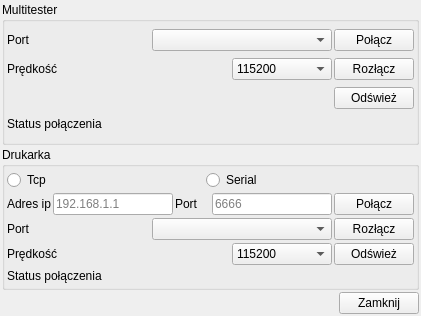
<?xml version="1.0" encoding="UTF-8"?>
<ui version="4.0">
 <class>ConnectionConfiguration</class>
 <widget class="QWidget" name="ConnectionConfiguration">
  <property name="geometry">
   <rect>
    <x>0</x>
    <y>0</y>
    <width>421</width>
    <height>316</height>
   </rect>
  </property>
  <property name="minimumSize">
   <size>
    <width>421</width>
    <height>316</height>
   </size>
  </property>
  <property name="maximumSize">
   <size>
    <width>421</width>
    <height>316</height>
   </size>
  </property>
  <property name="windowTitle">
   <string>Konfiguracja połączeń</string>
  </property>
  <layout class="QGridLayout" name="gridLayout_2">
   <property name="leftMargin">
    <number>2</number>
   </property>
   <property name="topMargin">
    <number>2</number>
   </property>
   <property name="rightMargin">
    <number>2</number>
   </property>
   <property name="bottomMargin">
    <number>2</number>
   </property>
   <property name="spacing">
    <number>2</number>
   </property>
   <item row="2" column="0">
    <spacer name="horizontalSpacerClose">
     <property name="orientation">
      <enum>Qt::Horizontal</enum>
     </property>
     <property name="sizeHint" stdset="0">
      <size>
       <width>332</width>
       <height>20</height>
      </size>
     </property>
    </spacer>
   </item>
   <item row="2" column="1">
    <widget class="QPushButton" name="pushButtonClose">
     <property name="text">
      <string>Zamknij</string>
     </property>
    </widget>
   </item>
   <item row="1" column="0" colspan="2">
    <widget class="QGroupBox" name="groupBoxPrinter">
     <property name="title">
      <string>Drukarka</string>
     </property>
     <layout class="QGridLayout" name="gridLayout_3">
      <property name="leftMargin">
       <number>2</number>
      </property>
      <property name="topMargin">
       <number>2</number>
      </property>
      <property name="rightMargin">
       <number>2</number>
      </property>
      <property name="bottomMargin">
       <number>2</number>
      </property>
      <property name="spacing">
       <number>2</number>
      </property>
      <item row="1" column="0">
       <layout class="QHBoxLayout" name="horizontalLayoutAddressIp">
        <item>
         <widget class="QLabel" name="labelPrinterIpAddress">
          <property name="text">
           <string>Adres ip</string>
          </property>
         </widget>
        </item>
        <item>
         <widget class="QLineEdit" name="lineEditPrinterIpAddress">
          <property name="minimumSize">
           <size>
            <width>120</width>
            <height>0</height>
           </size>
          </property>
          <property name="maximumSize">
           <size>
            <width>120</width>
            <height>16777215</height>
           </size>
          </property>
          <property name="placeholderText">
           <string>192.168.1.1</string>
          </property>
         </widget>
        </item>
       </layout>
      </item>
      <item row="1" column="1">
       <layout class="QHBoxLayout" name="horizontalLayoutPort">
        <item>
         <widget class="QLabel" name="labelPrinterPort">
          <property name="text">
           <string>Port</string>
          </property>
         </widget>
        </item>
        <item>
         <widget class="QLineEdit" name="lineEditPrinterPort">
          <property name="minimumSize">
           <size>
            <width>120</width>
            <height>0</height>
           </size>
          </property>
          <property name="maximumSize">
           <size>
            <width>120</width>
            <height>16777215</height>
           </size>
          </property>
          <property name="placeholderText">
           <string>6666</string>
          </property>
         </widget>
        </item>
       </layout>
      </item>
      <item row="1" column="2">
       <widget class="QPushButton" name="pushButtonPrinterConnect">
        <property name="text">
         <string>Połącz</string>
        </property>
       </widget>
      </item>
      <item row="2" column="2">
       <widget class="QPushButton" name="pushButtonPrinterDisconnect">
        <property name="text">
         <string>Rozłącz</string>
        </property>
       </widget>
      </item>
      <item row="3" column="2">
       <widget class="QPushButton" name="pushButtonPrinterPortRefresh">
        <property name="text">
         <string>Odśwież</string>
        </property>
       </widget>
      </item>
      <item row="4" column="0">
       <widget class="QLabel" name="labelPrinterConnectionStatus">
        <property name="text">
         <string>Status połączenia</string>
        </property>
       </widget>
      </item>
      <item row="0" column="0" colspan="3">
       <layout class="QHBoxLayout" name="horizontalLayoutConnectionType">
        <item>
         <widget class="QRadioButton" name="radioButtonPrinterTcp">
          <property name="text">
           <string>Tcp</string>
          </property>
          <attribute name="buttonGroup">
           <string notr="true">buttonGroupPrinter</string>
          </attribute>
         </widget>
        </item>
        <item>
         <spacer name="horizontalSpacerTcp">
          <property name="orientation">
           <enum>Qt::Horizontal</enum>
          </property>
          <property name="sizeHint" stdset="0">
           <size>
            <width>40</width>
            <height>20</height>
           </size>
          </property>
         </spacer>
        </item>
        <item>
         <widget class="QRadioButton" name="radioButtonPrinterSerial">
          <property name="text">
           <string>Serial</string>
          </property>
          <attribute name="buttonGroup">
           <string notr="true">buttonGroupPrinter</string>
          </attribute>
         </widget>
        </item>
        <item>
         <spacer name="horizontalSpacerSerial">
          <property name="orientation">
           <enum>Qt::Horizontal</enum>
          </property>
          <property name="sizeHint" stdset="0">
           <size>
            <width>40</width>
            <height>20</height>
           </size>
          </property>
         </spacer>
        </item>
       </layout>
      </item>
      <item row="2" column="0" colspan="2">
       <layout class="QHBoxLayout" name="horizontalLayoutPortName">
        <item>
         <widget class="QLabel" name="labelPrinterPortName">
          <property name="text">
           <string>Port</string>
          </property>
         </widget>
        </item>
        <item>
         <widget class="QComboBox" name="comboBoxPrinterPortName">
          <property name="minimumSize">
           <size>
            <width>180</width>
            <height>0</height>
           </size>
          </property>
          <property name="maximumSize">
           <size>
            <width>180</width>
            <height>16777215</height>
           </size>
          </property>
         </widget>
        </item>
       </layout>
      </item>
      <item row="3" column="0" colspan="2">
       <layout class="QHBoxLayout" name="horizontalLayoutPortSpeed">
        <item>
         <widget class="QLabel" name="labelPrinterPortSpeed">
          <property name="text">
           <string>Prędkość</string>
          </property>
         </widget>
        </item>
        <item>
         <widget class="QComboBox" name="comboBoxPrinterPortSpeed">
          <property name="minimumSize">
           <size>
            <width>100</width>
            <height>0</height>
           </size>
          </property>
          <property name="maximumSize">
           <size>
            <width>100</width>
            <height>16777215</height>
           </size>
          </property>
          <item>
           <property name="text">
            <string>115200</string>
           </property>
          </item>
          <item>
           <property name="text">
            <string>57600</string>
           </property>
          </item>
          <item>
           <property name="text">
            <string>38400</string>
           </property>
          </item>
          <item>
           <property name="text">
            <string>19200</string>
           </property>
          </item>
          <item>
           <property name="text">
            <string>9600</string>
           </property>
          </item>
          <item>
           <property name="text">
            <string>4800</string>
           </property>
          </item>
          <item>
           <property name="text">
            <string>2400</string>
           </property>
          </item>
          <item>
           <property name="text">
            <string>1200</string>
           </property>
          </item>
         </widget>
        </item>
       </layout>
      </item>
      <item row="4" column="2">
       <widget class="QLabel" name="labelPrinterStatusColor">
        <property name="minimumSize">
         <size>
          <width>15</width>
          <height>15</height>
         </size>
        </property>
        <property name="maximumSize">
         <size>
          <width>15</width>
          <height>15</height>
         </size>
        </property>
        <property name="text">
         <string/>
        </property>
       </widget>
      </item>
     </layout>
    </widget>
   </item>
   <item row="0" column="0" colspan="2">
    <widget class="QGroupBox" name="groupBoxTester">
     <property name="title">
      <string>Multitester</string>
     </property>
     <layout class="QGridLayout" name="gridLayout">
      <property name="leftMargin">
       <number>2</number>
      </property>
      <property name="topMargin">
       <number>2</number>
      </property>
      <property name="rightMargin">
       <number>2</number>
      </property>
      <property name="bottomMargin">
       <number>2</number>
      </property>
      <property name="spacing">
       <number>2</number>
      </property>
      <item row="0" column="3">
       <widget class="QPushButton" name="pushButtonTesterConnect">
        <property name="text">
         <string>Połącz</string>
        </property>
       </widget>
      </item>
      <item row="1" column="3">
       <widget class="QPushButton" name="pushButtonTesterDisconnect">
        <property name="text">
         <string>Rozłącz</string>
        </property>
       </widget>
      </item>
      <item row="2" column="0" colspan="3">
       <spacer name="horizontalSpacer">
        <property name="orientation">
         <enum>Qt::Horizontal</enum>
        </property>
        <property name="sizeHint" stdset="0">
         <size>
          <width>218</width>
          <height>14</height>
         </size>
        </property>
       </spacer>
      </item>
      <item row="2" column="3">
       <widget class="QPushButton" name="pushButtonTesterPortRefresh">
        <property name="text">
         <string>Odśwież</string>
        </property>
       </widget>
      </item>
      <item row="3" column="0" colspan="3">
       <widget class="QLabel" name="labelTesterConnectionStatus">
        <property name="text">
         <string>Status połączenia</string>
        </property>
       </widget>
      </item>
      <item row="3" column="3">
       <widget class="QLabel" name="labelTesterStatusColor">
        <property name="minimumSize">
         <size>
          <width>15</width>
          <height>15</height>
         </size>
        </property>
        <property name="maximumSize">
         <size>
          <width>15</width>
          <height>15</height>
         </size>
        </property>
        <property name="text">
         <string/>
        </property>
       </widget>
      </item>
      <item row="1" column="0" colspan="3">
       <layout class="QHBoxLayout" name="horizontalLayout">
        <item>
         <widget class="QLabel" name="labelPortSpeed">
          <property name="text">
           <string>Prędkość</string>
          </property>
         </widget>
        </item>
        <item>
         <widget class="QComboBox" name="comboBoxTesterPortSpeed">
          <property name="minimumSize">
           <size>
            <width>100</width>
            <height>0</height>
           </size>
          </property>
          <property name="maximumSize">
           <size>
            <width>100</width>
            <height>16777215</height>
           </size>
          </property>
          <property name="currentIndex">
           <number>0</number>
          </property>
          <item>
           <property name="text">
            <string>115200</string>
           </property>
          </item>
          <item>
           <property name="text">
            <string>57600</string>
           </property>
          </item>
          <item>
           <property name="text">
            <string>38400</string>
           </property>
          </item>
          <item>
           <property name="text">
            <string>19200</string>
           </property>
          </item>
          <item>
           <property name="text">
            <string>9600</string>
           </property>
          </item>
          <item>
           <property name="text">
            <string>4800</string>
           </property>
          </item>
          <item>
           <property name="text">
            <string>2400</string>
           </property>
          </item>
          <item>
           <property name="text">
            <string>1200</string>
           </property>
          </item>
         </widget>
        </item>
       </layout>
      </item>
      <item row="0" column="0" colspan="3">
       <layout class="QHBoxLayout" name="horizontalLayoutTesterPortName">
        <item>
         <widget class="QLabel" name="labelPortName">
          <property name="text">
           <string>Port</string>
          </property>
         </widget>
        </item>
        <item>
         <widget class="QComboBox" name="comboBoxTesterPortName">
          <property name="minimumSize">
           <size>
            <width>180</width>
            <height>0</height>
           </size>
          </property>
          <property name="maximumSize">
           <size>
            <width>180</width>
            <height>16777215</height>
           </size>
          </property>
         </widget>
        </item>
       </layout>
      </item>
     </layout>
    </widget>
   </item>
  </layout>
 </widget>
 <resources/>
 <connections/>
 <buttongroups>
  <buttongroup name="buttonGroupPrinter"/>
 </buttongroups>
</ui>
